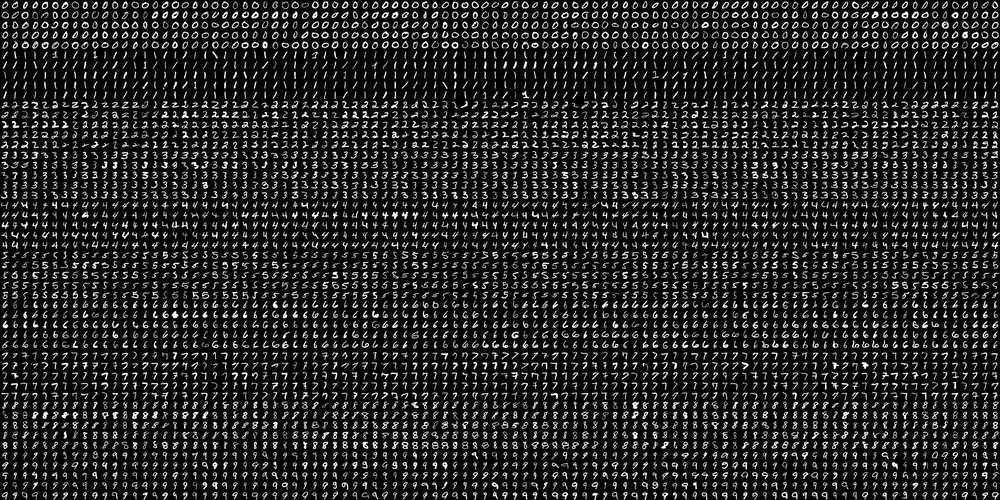
#> input picture code/ML/digits.png, 1000 x 500 px, shrunk from 2000 x 1000 before the run
$ python objectCount.py --image ML/digits.png   (Python 2 division)
#> lines starting #> are read from the running program, lines starting #| are printed output that depends on the picture; after the words box and inside, x2 and y2 are one past the last pixel; in counts of white or black regions, pixels touching at a corner belong together
import numpy as np
import argparse
import cv2


ap=argparse.ArgumentParser()
ap.add_argument("-i","--image",help="Path To Image")

args=vars(ap.parse_args())

img=cv2.imread(args["image"])
#> img is the input picture: shape (500, 1000, 3); min 0, max 255, mean 36.1

cv2.imshow("original",img)
cv2.waitKey(0)

gray=cv2.cvtColor(img,cv2.COLOR_BGR2GRAY)
eq = cv2.equalizeHist(gray)
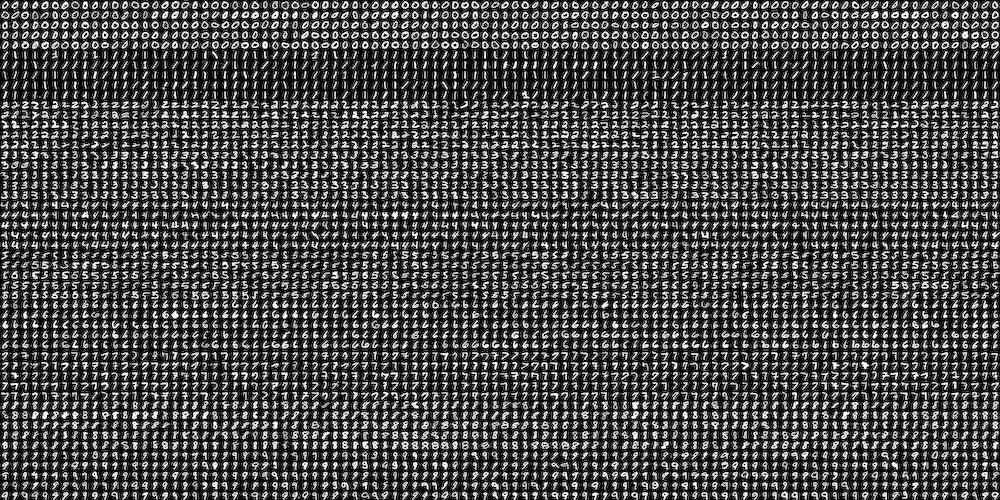
#> eq: shape (500, 1000); min 0, max 255, mean 71
gaussianBlur=cv2.GaussianBlur(eq,(5,5),0)
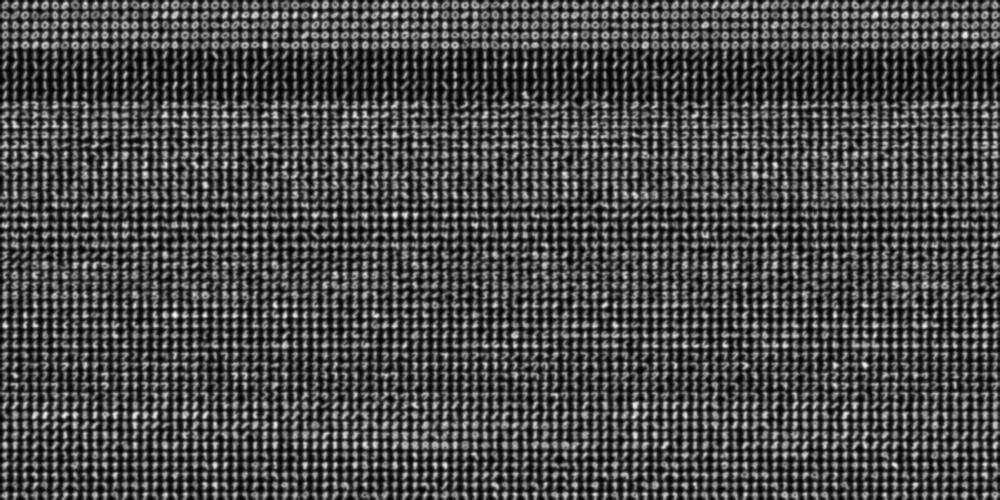
#> gaussianBlur: shape (500, 1000); min 0, max 249, mean 71.1
bilat=cv2.bilateralFilter(gray, 5, 21, 21)

canny=cv2.Canny(gaussianBlur,100,140)
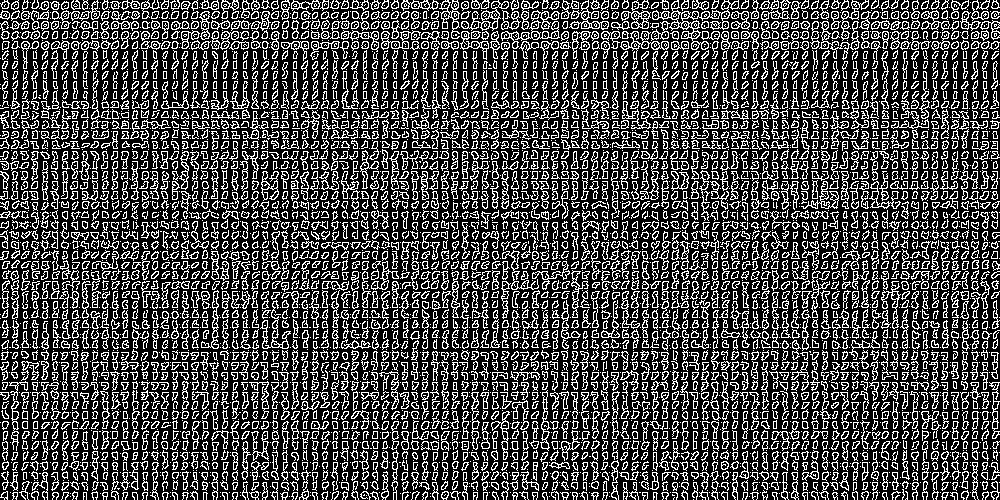
#> canny: shape (500, 1000); 28.2% white in thin lines or dots

cv2.imshow("canny edge",canny)
cv2.waitKey(0)


(cnts,_)=cv2.findContours(canny,cv2.RETR_EXTERNAL,cv2.CHAIN_APPROX_SIMPLE)
#> cnts = 5480 contours, 2849 with area under 20; largest, box (x1, y1, x2, y2) and area: (652, 0, 740, 50) 1056, (461, 0, 509, 31) 506, (569, 0, 609, 30) 392, (501, 20, 560, 49) 391, (621, 0, 651, 29) 390

print "I count %d coins in this image are" % (len(cnts))
#| I count 5480 coins in this image are

coins=img.copy()
cv2.drawContours(coins,cnts,-1,(0,0,255),4)
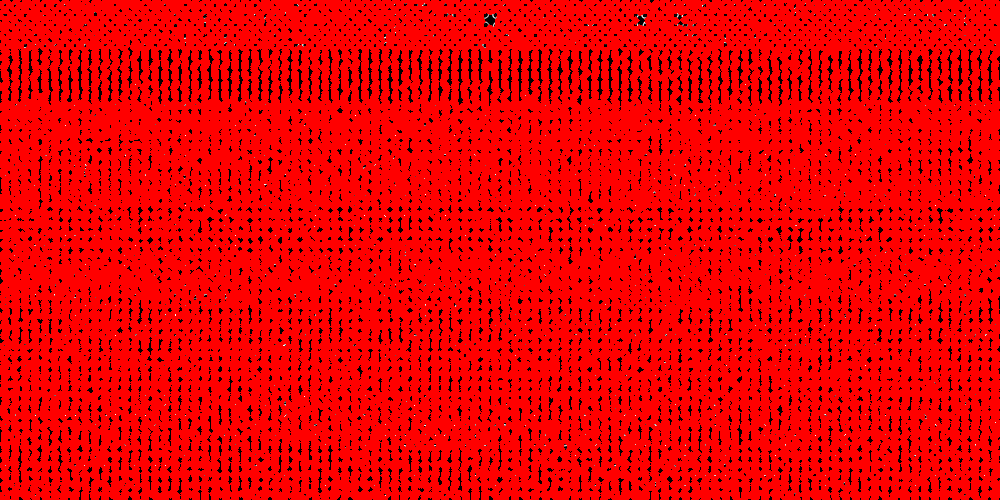
#> coins: shape (500, 1000, 3); mean B, G, R 0.4, 0.4, 231.3
cv2.imshow("coins detected ",coins)
cv2.waitKey(0)
